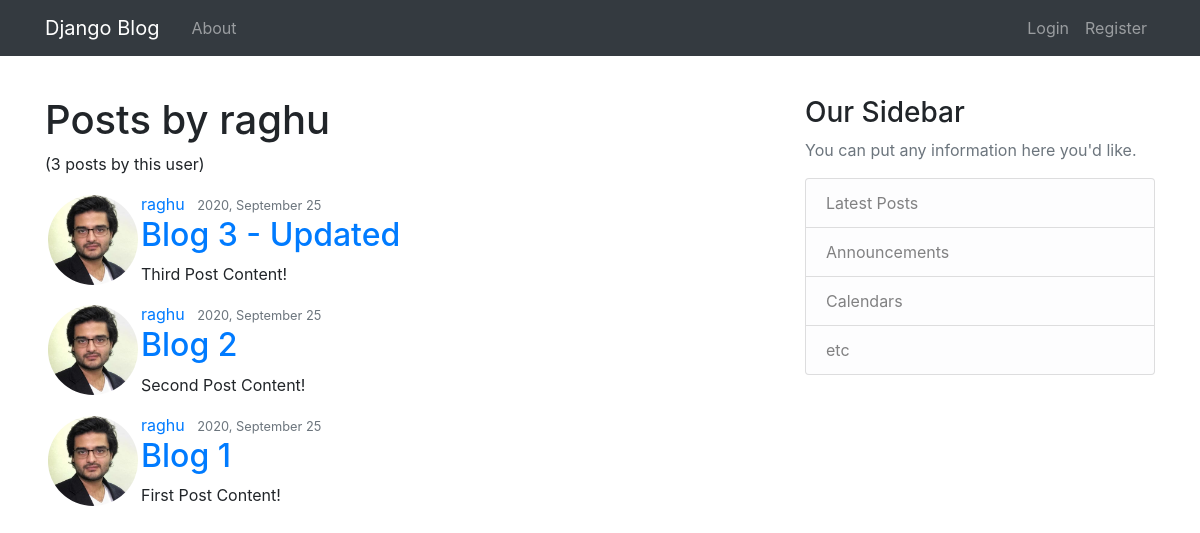
Before: /user/raghu with the older database file.
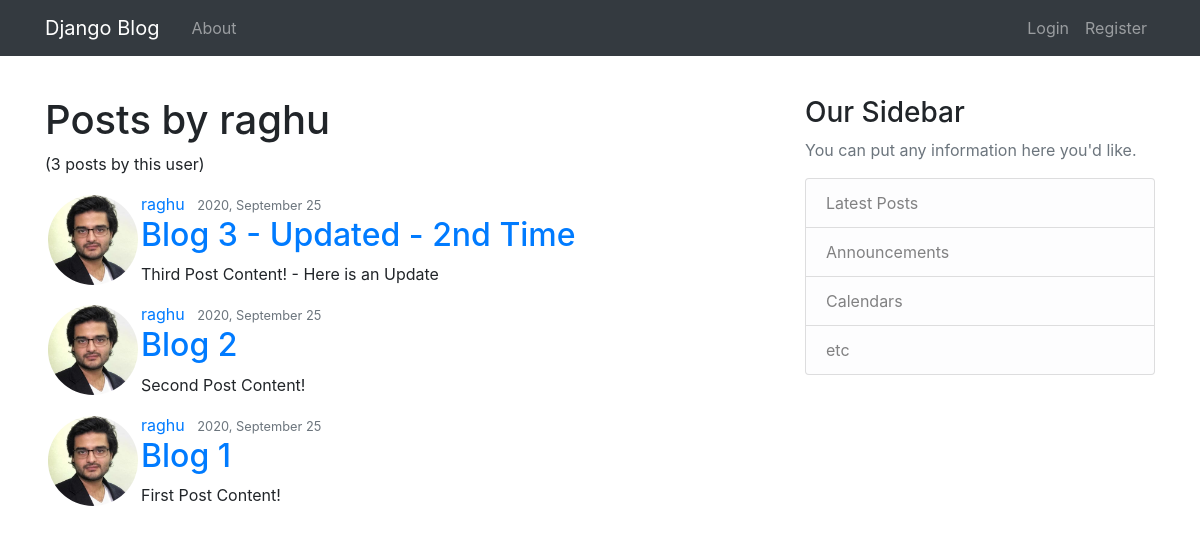
After: the same page with the newer database file.
### blog/models.py (models this page shows, shortened)
class Post(models.Model):
    title = models.CharField(max_length=100)
    content = models.TextField()
    date_posted = models.DateTimeField(default = timezone.now)
    author = models.ForeignKey(User,on_delete=models.CASCADE)

### users/models.py (models this page shows, shortened)
class Profile(models.Model):
    user = models.OneToOneField(User, on_delete=models.CASCADE)
    image = models.ImageField(default='default.jpg',upload_to='profile_pics')

### blog/views.py (the view)
# urls.py: path('user/<str:username>',UserPostListView.as_view(), name='user-posts'),
class UserPostListView(ListView):
    model = Post
    template_name = 'blog/user_posts.html'
    context_object_name = 'posts' # sets the context variable name inside the template being called
    paginate_by = 5
    def get_queryset(self):
        user = get_object_or_404(User, username=self.kwargs.get('username'))
        return Post.objects.filter(author=user).order_by('-date_posted')

### blog/templates/blog/user_posts.html (shortened to what this page needs)
{% extends "blog/base.html" %}
{% block content %}
    <h1> Posts by {{view.kwargs.username}} </h1>
    <p> ({{page_obj.paginator.count }} posts by this user) </p>
    {% for post in posts %}
        <article class="media content-section">
            <img class="rounded-circle" src="{{post.author.profile.image.url}}" style="max-width: 90px; margin: 3px">
            <div class="media-body">
                <div class="article-metadata">
                    <a class="mr-2" href="{% url 'user-posts' post.author.username %}">{{ post.author }}</a>
                    <small class="text-muted">{{ post.date_posted | date:"Y, F d" }}</small>
                </div>
                <h2><a class="article-title" href="{% url 'post-detail' post.id %}">{{ post.title }}</a></h2>
                <p class="article-content">{{ post.content }}</p>
            </div>
        </article>
    {% endfor %}
{% endblock content %}

Changed rows visible on the page:
changed Post: title "Blog 3 - Updated" → "Blog 3 - Updated - 2nd Time"; content "Third Post Content!" → "Third Post Content! - Here is an Update"
